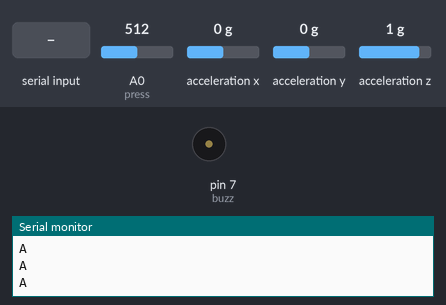
The sketch below on a simulated Arduino Leonardo, built with avr-gcc and run on an emulated ATmega32U4. Shown: buzzer (waves = sounding), the last lines printed to the serial monitor. The inputs (shaded band) are chosen by the test bench; at power-on: A0 (press) = 512, acceleration x 0 g, acceleration y 0 g, acceleration z 1 g.

Above: at 1.4 s.
1.5 s: "1" received over Serial
At 1.9 s:
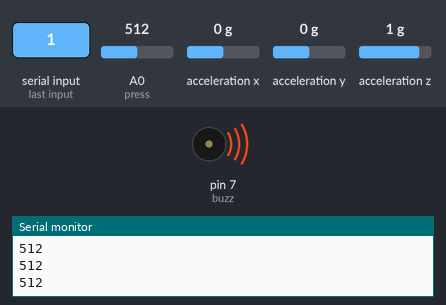
Timing chart, 0 to 4.5 s (numbered marks = the images above; inputs shaded):
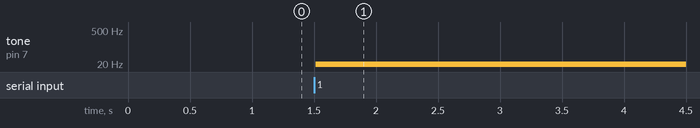

The sketch:

projekt_arduino.ino
```cpp
#include <Wire.h>
#include <Adafruit_Sensor.h>
#include <Adafruit_ADXL345_U.h>

//sensors_event_t event;
//accel.getEvent(&event);
// global variables declaration
char val; // Data received from the serial port
float filteredX;
float filteredY;
float filteredZ;
bool state = true;
/* Get a new sensor event */
/*sensors_event_t event;
accel.getEvent(&event);*/

/* Assign a unique ID to this sensor at the same time */
Adafruit_ADXL345_Unified accel = Adafruit_ADXL345_Unified(12345);

const int buzz = 7;
const int press = A0;

void setup() {
  // put your setup code here, to run once:

  pinMode(press, INPUT);
  pinMode(buzz, OUTPUT);

#ifndef ESP8266
  while (!Serial);    // for Leonardo/Micro/Zero
#endif
  Serial.begin(9600);

  /* Initialise the sensor */
  if(!accel.begin())
  {
    /* There was a problem detecting the ADXL345 ... check your connections */
    Serial.println("Ooops, no ADXL345 detected ... Check your wiring!");
    while(1);
  }

/* Set the range to whatever is appropriate for your project */
  accel.setRange(ADXL345_RANGE_16_G);
  // accel.setRange(ADXL345_RANGE_8_G);
  // accel.setRange(ADXL345_RANGE_4_G);
  // accel.setRange(ADXL345_RANGE_2_G);

  establishContact();  // send a byte to establish contact until receiver responds

}

void pressesing(){
if (Serial.available() > 0) { // If data is available to read,
    val = Serial.read(); // read it and store it in val

    if(val == '1') //if we get a 1
    {
       // prosesing ber om data och vi skickar den typ
    }
    delay(100);
  }
    else {
    // gör ngt annat
    delay(50);
    }

}

void loop() {
  /* Get a new sensor event */
    sensors_event_t event;
    accel.getEvent(&event);
  int pressValue = analogRead(press);
  // Serial.println(sensorValue);

  float filteredX = smooth(filteredX, event.acceleration.x);
  float filteredY = smooth(filteredY, event.acceleration.y);
  float filteredZ = smooth(filteredZ, event.acceleration.z);

  String data = "X:" + String(filteredX) + "," + "Y:" + String(filteredY) + "," + "Z:" + String(filteredZ);
  Serial.println(pressValue);
  if (pressValue < 10) {
    // Stop the buzzer when the pressure sensor is being "petted"
    delay(100);

    noTone(buzz);
    if (state == false){
      Serial.println("not angry");
      state = true;
    }
  }
  else {
    if (filteredZ > 0 || delta(30, smooth(filteredX, event.acceleration.x),filteredX ) || delta(30, smooth(filteredY, event.acceleration.y),filteredY) )  {                // if upside down
    tone(buzz, HIGH);
    if (state == true){
      Serial.println("angry");
      state = false;
    }
    }


pressesing();

    // add another if statement for when the accelerometer is being shaked quickly
  }


}

float smooth(float previous, float new_value){
  const float alpha = 0.7; // Filter coefficient
  float filteredValue = (1 - alpha) * previous + (alpha * new_value);
  return filteredValue;
}


void establishContact() {
  while (Serial.available() <= 0) {
  Serial.println("A");   // send a capital A
  delay(300);
  }}


bool delta(int cutoff, float variabel, float previus_var){
 float dif = variabel - previus_var;
 if (dif>cutoff){
   return true;

 }else{
   return false;
 }

}
```

Measured:
- after the input at 1.5 s, tone on pin 7 (buzz): silent → 1 Hz at once
